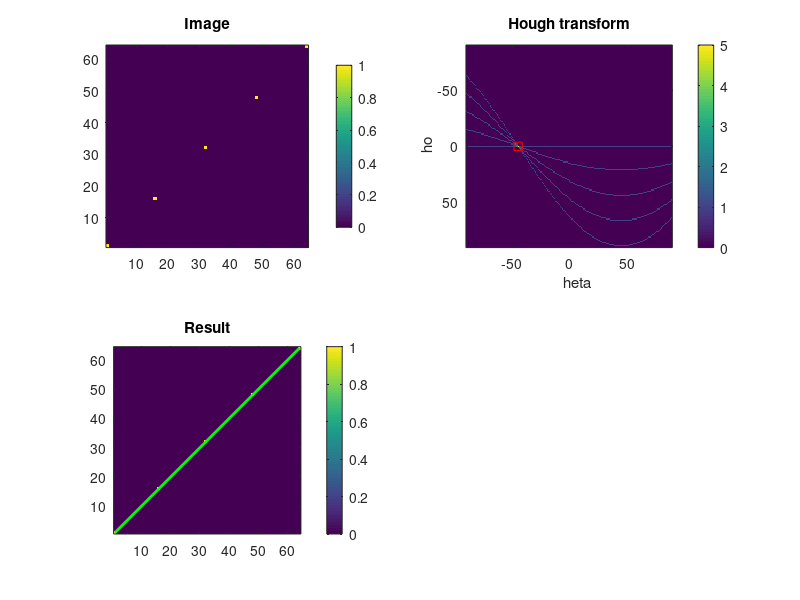

The MATLAB script that drew this image:
% Make an image with a point
% ==========================
im = zeros(64,64);
im(1,1) = 1;
im(16,16) = 1;
im(32,32) = 1;
im(48,48) = 1;
im(64,64) = 1;

figure(1);
subplot(2,2,1), imagesc(im);
axis image; axis xy; colorbar;
title("Image");

% Call the Hough transform
% ========================
[H,T,R] = hough(im, "Theta", -90:89);
subplot(2,2,2), imagesc(T,R,H);
xlabel("\theta"), ylabel("\rho");
title("Hough transform"), colorbar;

% Detect peaks
% ============
P  = houghpeaks(H,10,"threshold", ceil(0.5*max(H(:))));
x = T(P(:,2));
y = R(P(:,1));
hold on
plot(x,y,"s","color","red"), hold off

% Inverse Hough transform give Hough lines
% ========================================
lines = houghlines(ones(size(im)),T,R,P);
% Overlay Hough lines on image
% ============================
subplot(2,2,3), imagesc(im), hold on
title("Result"),
axis image; axis xy; colorbar;
for k = 1:length(lines)
    xy = [lines(k).point1; lines(k).point2];
    plot(xy(:,1),xy(:,2),"LineWidth",2,"Color","green");
end
hold off
